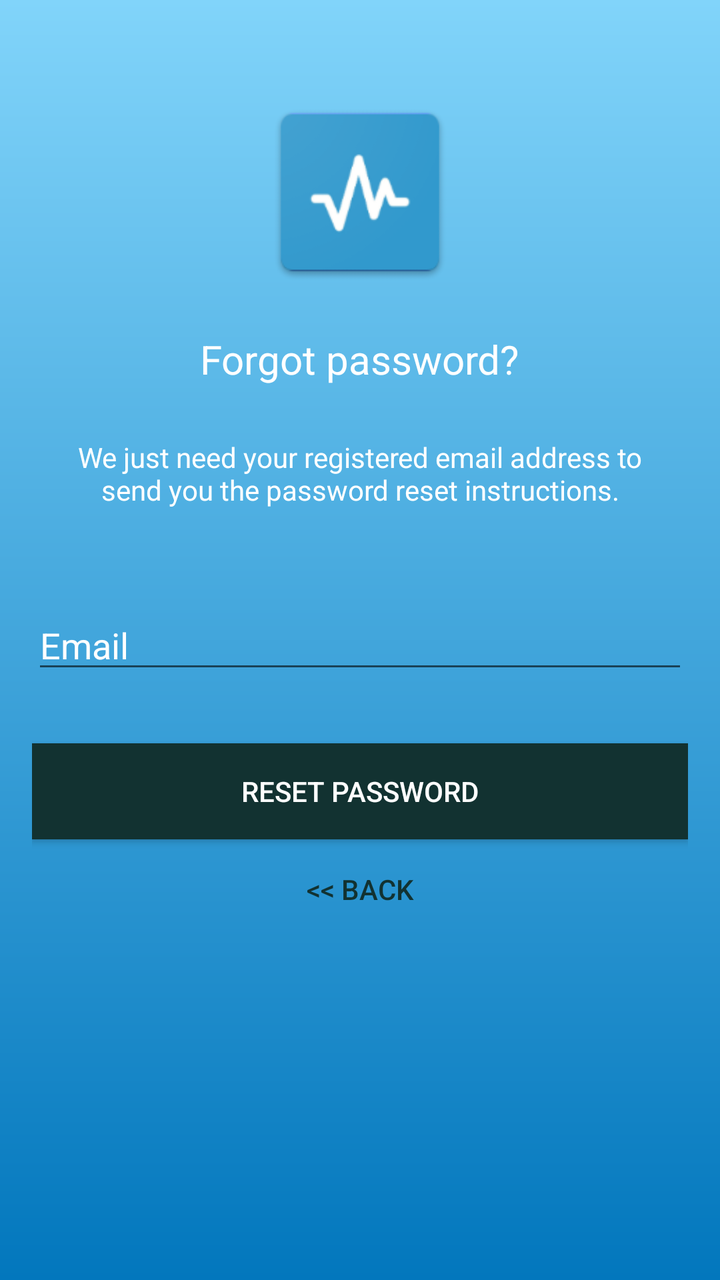
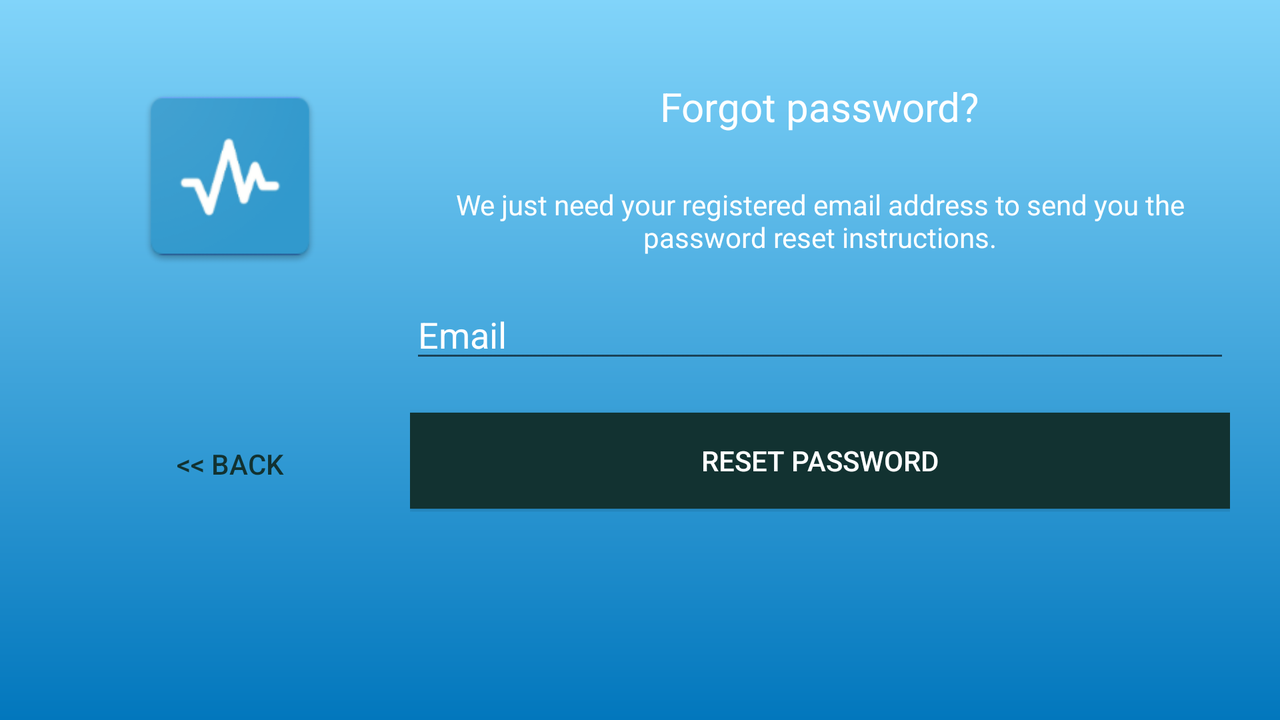

First picture: res/layout/ on a phone held upright. Second picture: the repository's own variant of that layout, on a device whose configuration matches the variant's folder. Source for both follows.
<!-- AndroidManifest.xml: application theme AppTheme -->
<!-- res/layout/activity_reset_password.xml -->
<?xml version="1.0" encoding="utf-8"?>
<android.support.design.widget.CoordinatorLayout xmlns:android="http://schemas.android.com/apk/res/android"
    xmlns:app="http://schemas.android.com/apk/res-auto"
    xmlns:tools="http://schemas.android.com/tools"
    android:layout_width="match_parent"
    android:layout_height="match_parent"
    android:background="@drawable/register_background"
    tools:context=".ResetPassword">

    <LinearLayout
        android:layout_width="fill_parent"
        android:layout_height="wrap_content"
        android:layout_marginTop="30dp"
        android:gravity="center"
        android:orientation="vertical"
        android:padding="@dimen/activity_horiz_margin">

        <ImageView
            android:layout_width="@dimen/logo_dimen"
            android:layout_height="@dimen/logo_dimen"
            android:layout_gravity="center_horizontal"
            android:layout_marginBottom="10dp"
            android:src="@mipmap/pulse"
            />

        <TextView
            android:layout_width="wrap_content"
            android:layout_height="wrap_content"
            android:gravity="center_horizontal"
            android:padding="10dp"
            android:text="@string/lbl_forgot_password"
            android:textColor="@android:color/white"
            android:textSize="20dp"
            />

        <TextView
            android:layout_width="wrap_content"
            android:layout_height="wrap_content"
            android:layout_marginBottom="10dp"
            android:gravity="center_horizontal"
            android:padding="@dimen/activity_horiz_margin"
            android:text="@string/forgot_password_msg"
            android:textColor="@android:color/white"
            android:textSize="14dp"/>

        <EditText
            android:id="@+id/email"
            android:layout_width="match_parent"
            android:layout_height="wrap_content"
            android:layout_marginBottom="10dp"
            android:layout_marginTop="20dp"
            android:hint="@string/hint_email"
            android:inputType="textEmailAddress"
            android:textColor="@android:color/white"
            android:textColorHint="@android:color/white"/>


        
        <Button
            android:id="@+id/btn_reset_password"
            android:layout_width="fill_parent"
            android:layout_height="wrap_content"
            android:layout_marginTop="20dip"
            android:background="@color/colorAccent"
            android:text="@string/btn_reset_password"
            android:textColor="@android:color/white"/>

        <Button
            android:layout_width="wrap_content"
            android:layout_height="wrap_content"
            android:id="@+id/btn_back"
            android:layout_marginTop="1dp"
            android:background="@null"
            android:text="@string/btn_back"
            android:textColor="@color/colorAccent"
            />


    </LinearLayout>

    <ProgressBar
        android:layout_width="30dp"
        android:layout_height="30dp"
        android:id="@+id/progressBar"
        android:layout_gravity="center|bottom"
        android:layout_marginBottom="10dp"
        android:visibility="gone"/>
</android.support.design.widget.CoordinatorLayout>
<!-- resources referenced by this layout -->
<resources>
  <color name="colorAccent">#123231</color>
  <dimen name="activity_horiz_margin">16dp</dimen>
  <dimen name="logo_dimen">100dp</dimen>
  <!-- drawable register_background (drawable) -->
  <?xml version="1.0" encoding="utf-8"?>
  <shape xmlns:android="http://schemas.android.com/apk/res/android">
      <gradient
          android:startColor="#81D4FA"
          android:endColor="#0277BD"
          android:angle="270"
          />
  
  </shape>
  <!-- mipmap pulse: png bitmap (mipmap-hdpi, 2646 bytes) -->
  <string name="btn_back">&lt;&lt; Back</string>
  <string name="btn_reset_password">Reset Password</string>
  <string name="forgot_password_msg">We just need your registered email address to send you the password reset instructions.</string>
  <string name="hint_email">Email</string>
  <string name="lbl_forgot_password">Forgot password?</string>
  <style name="AppTheme" parent="Theme.AppCompat.Light.DarkActionBar">
          
          <item name="colorPrimary">@color/colorPrimary</item>
          <item name="colorPrimaryDark">@color/colorPrimaryDark</item>
          <item name="colorAccent">@color/colorAccent</item>
      </style>
  <color name="colorPrimary">#0277BD</color>
  <color name="colorPrimaryDark">#0277BD</color>
</resources>
<!-- res/layout-land/activity_reset_password.xml (the repository's variant of the layout above) -->
<!-- drawn on the phone turned sideways -->
<?xml version="1.0" encoding="utf-8"?>
<android.support.design.widget.CoordinatorLayout xmlns:android="http://schemas.android.com/apk/res/android"
    xmlns:app="http://schemas.android.com/apk/res-auto"
    xmlns:tools="http://schemas.android.com/tools"
    android:layout_width="match_parent"
    android:layout_height="match_parent"
    android:background="@drawable/register_background"
    tools:context=".ResetPassword">

    <LinearLayout
        android:layout_width="fill_parent"
        android:layout_height="wrap_content"
        android:layout_marginTop="3dp"
        android:gravity="center"
        android:orientation="horizontal"
        android:padding="@dimen/activity_horiz_margin_landscape">

        <LinearLayout
            android:layout_width="180dp"
            android:layout_height="match_parent"
            android:background="@null"
            android:gravity="center"
            android:orientation="vertical">

            <ImageView
                android:layout_width="@dimen/logo_dimen"
                android:layout_height="@dimen/logo_dimen"
                android:layout_marginTop="10dp"
                android:src="@mipmap/pulse" />

            <Button
                android:id="@+id/btn_back"
                android:layout_width="wrap_content"
                android:layout_height="wrap_content"
                android:layout_marginTop="70dp"
                android:background="@null"
                android:text="@string/btn_back"
                android:textColor="@color/colorAccent" />


        </LinearLayout>

        <LinearLayout
            android:layout_width="fill_parent"
            android:layout_height="match_parent"
            android:background="@null"
            android:gravity="center"
            android:orientation="vertical">

            <TextView
                android:layout_width="wrap_content"
                android:layout_height="wrap_content"
                android:gravity="center_horizontal"
                android:padding="10dp"
                android:text="@string/lbl_forgot_password"
                android:textColor="@android:color/white"
                android:textSize="20dp" />

            <TextView
                android:layout_width="wrap_content"
                android:layout_height="wrap_content"
                android:gravity="center_horizontal"
                android:padding="@dimen/activity_horiz_margin"
                android:text="@string/forgot_password_msg"
                android:textColor="@android:color/white"
                android:textSize="14dp" />

            <EditText
                android:id="@+id/email"
                android:layout_width="match_parent"
                android:layout_height="wrap_content"
                android:layout_marginTop="1dp"
                android:layout_marginBottom="10dp"
                android:hint="@string/hint_email"
                android:inputType="textEmailAddress"
                android:textColor="@android:color/white"
                android:textColorHint="@android:color/white" />


            
            <Button
                android:id="@+id/btn_reset_password"
                android:layout_width="fill_parent"
                android:layout_height="wrap_content"
                android:layout_marginTop="10dip"
                android:background="@color/colorAccent"
                android:text="@string/btn_reset_password"
                android:textColor="@android:color/white" />


        </LinearLayout>
    </LinearLayout>

    <ProgressBar
        android:layout_width="30dp"
        android:layout_height="30dp"
        android:id="@+id/progressBar"
        android:layout_gravity="center|bottom"
        android:layout_marginBottom="10dp"
        android:visibility="gone"/>
</android.support.design.widget.CoordinatorLayout>
<!-- resources referenced by the variant -->
<!-- as the phone turned sideways resolves them -->
<resources>
  <color name="colorAccent">#123231</color>
  <dimen name="activity_horiz_margin">16dp</dimen>
  <dimen name="activity_horiz_margin_landscape">25dp</dimen>
  <dimen name="logo_dimen">100dp</dimen>
  <!-- drawable register_background (drawable) -->
  <?xml version="1.0" encoding="utf-8"?>
  <shape xmlns:android="http://schemas.android.com/apk/res/android">
      <gradient
          android:startColor="#81D4FA"
          android:endColor="#0277BD"
          android:angle="270"
          />
  
  </shape>
  <!-- mipmap pulse: png bitmap (mipmap-hdpi, 2646 bytes) -->
  <string name="btn_back">&lt;&lt; Back</string>
  <string name="btn_reset_password">Reset Password</string>
  <string name="forgot_password_msg">We just need your registered email address to send you the password reset instructions.</string>
  <string name="hint_email">Email</string>
  <string name="lbl_forgot_password">Forgot password?</string>
  <style name="AppTheme" parent="Theme.AppCompat.Light.DarkActionBar">
          
          <item name="colorPrimary">@color/colorPrimary</item>
          <item name="colorPrimaryDark">@color/colorPrimaryDark</item>
          <item name="colorAccent">@color/colorAccent</item>
      </style>
  <color name="colorPrimary">#0277BD</color>
  <color name="colorPrimaryDark">#0277BD</color>
</resources>
